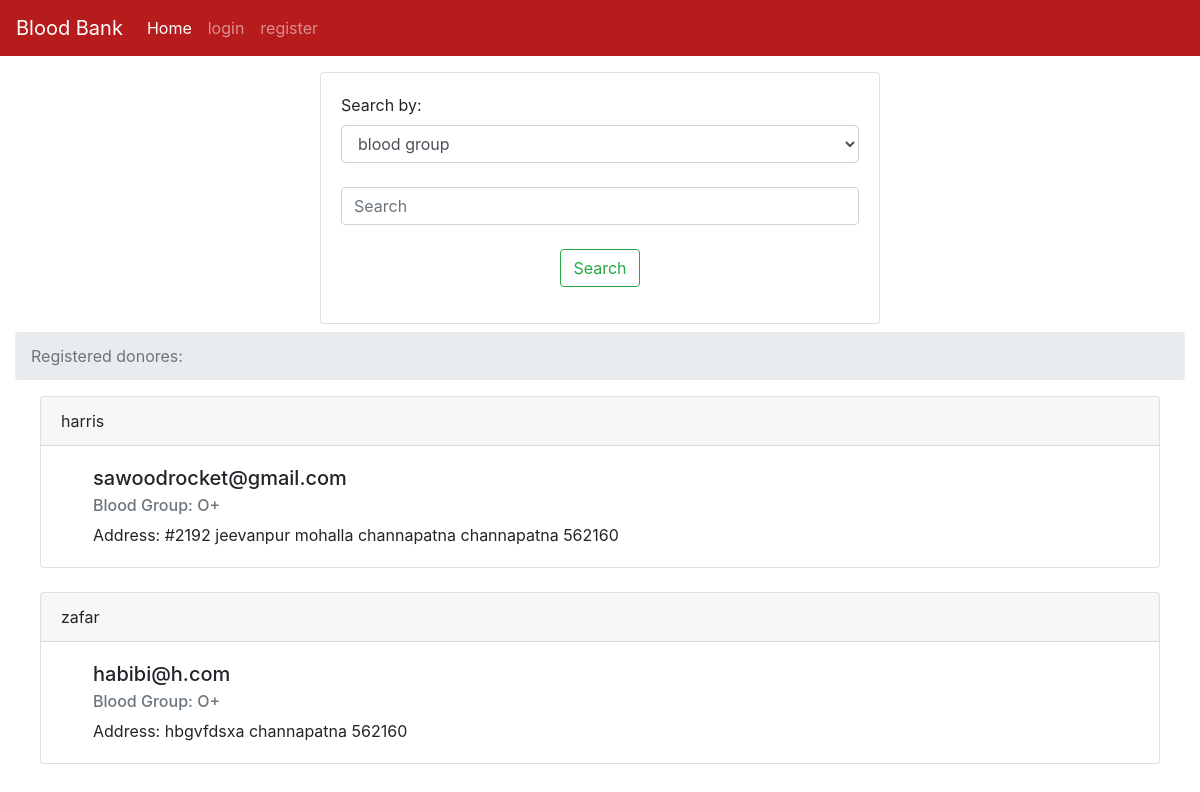
/index, run on the app's committed database.
### tables this page shows
CREATE TABLE users (name TEXT, addr TEXT, city TEXT, pin TEXT, bg TEXT,email TEXT UNIQUE, pass TEXT);

### server.py (the view, shortened to what this page needs)
@app.route('/index',methods = ['POST','GET'])
def index():
    if session.get('username') is not None:
        messages = session['username']
    else:
        messages = ""
    user = {'username': messages}
    print(messages)
    if request.method=='GET':
        con = sqlite3.connect('database.db')
        con.row_factory = sqlite3.Row
        cur = con.cursor()
        cur.execute("select * from users ")
        rows = cur.fetchall();
        return render_template('index.html', title='Home', user=user, rows=rows)

### templates/index.html (shortened to what this page needs)
{% extends "base.html" %}
{% block content %}
<div class="container-fluid">
        <center>
        <div class="card text-left mt-3" style="width: 35rem;">
          <div class="card-body">
        <form class="form-group" action = "{{url_for('index')}}" method = "POST">
          <label for="sel"> Search by:</label>
          <select name="type" class="form-control" id="exampleFormControlSelect1" required>
            <option value="blood">blood group</option>
          </select><br>
         <input class="form-control mr-sm-2" type="search" name="search" placeholder="Search" aria-label="Search" required><br>
         <center><button class="btn btn-outline-success my-2 my-sm-0" type="submit">Search</button></center>
    </form>
      </div>
    </div>
  </center>
</div>
        <div class="container-fluid">
  <nav aria-label="breadcrumb">
  <ol class="breadcrumb">
    <li class="breadcrumb-item active" aria-current="page">Registered donores:
</li>
  </ol>
</nav>
         <center>
           {% for row in rows %}
           <div class="card text-left" style="width: 70rem;">
             <div class="card-header">
    {{row["name"]}}
  </div>
            <div class="card-body ml-3">
            <h5 class="card-title ml-3"> {{row['email']}}</h5>
            <h6 class="card-subtitle mb-2  ml-3 text-muted"> Blood Group: {{row['bg']}}</h6>
             <p class="card-text ml-3"> Address:
               {{row["addr"]}}
               {{ row["city"]}}
               {{row['pin']}}
               <br>
            </div>
          </div>
          <br>
           {% endfor %}</center>
      </div>
{% endblock %}

### data on the page
users: name "harris", email "sawoodrocket@gmail.com", bg "O+", addr "#2192 jeevanpur mohalla channapatna", city "channapatna", pin "562160"
users: name "zafar", email "habibi@h.com", bg "O+", addr "hbgvfdsxa", city "channapatna", pin "562160"
